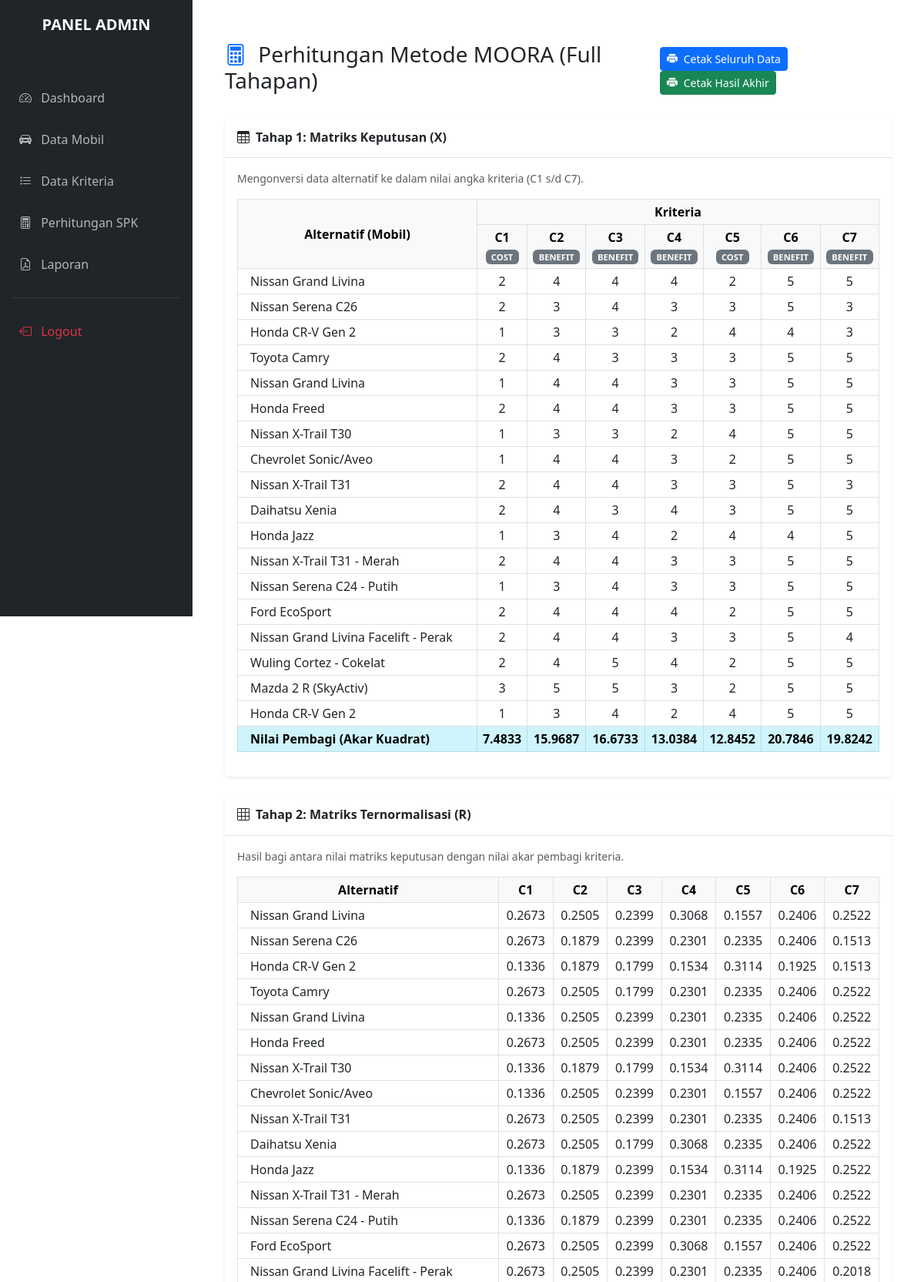
Page /admin/hitung_spk.php (signed in, upper part) on the committed database.
### tables this page shows
CREATE TABLE `tb_kriteria` (
  `id_kriteria` int(11) NOT NULL,
  `kode_kriteria` varchar(5) NOT NULL,
  `nama_kriteria` varchar(100) NOT NULL,
  `atribut` enum('benefit','cost') NOT NULL,
  `bobot` float NOT NULL
);

CREATE TABLE `tb_alternatif` (
  `id_mobil` int(11) NOT NULL,
  `nama_mobil` varchar(100) NOT NULL,
  `merek` varchar(50) NOT NULL,
  `harga_asli` bigint(20) DEFAULT NULL,
  `tahun` int(11) DEFAULT NULL,
  `jarak_tempuh` int(11) DEFAULT NULL,
  `pajak_kendaraan` varchar(50) DEFAULT NULL,
  `deskripsi` text NOT NULL,
  `foto_mobil` varchar(255) NOT NULL
);

### config/functions.php (called while the page is built, shortened)
<?php
require 'koneksi.php';
function query($query) {
    global $conn;
    $result = mysqli_query($conn, $query);
    $rows = [];
    while ($row = mysqli_fetch_assoc($result)) {
        $rows[] = $row;
    }
    return $rows;
}
function hitungMOORA() {
    $kriteria   = query("SELECT * FROM tb_kriteria ORDER BY id_kriteria ASC");
    $alternatif = query("SELECT * FROM tb_alternatif");
    $matriks_x = [];
    foreach ($alternatif as $alt) {
        $id_m = $alt['id_mobil'];
        $penilaian = query("SELECT * FROM tb_penilaian WHERE id_mobil = $id_m");
        foreach ($penilaian as $val) {
            $matriks_x[$id_m][$val['id_kriteria']] = $val['nilai'];
        }
    }
    $pembagi = [];
    foreach ($kriteria as $k) {
        $id_k = $k['id_kriteria'];
        $sum_kuadrat = 0;
        foreach ($alternatif as $alt) {
            $nilai = $matriks_x[$alt['id_mobil']][$id_k] ?? 0;
            $sum_kuadrat += pow($nilai, 2);
        }
        $pembagi[$id_k] = sqrt($sum_kuadrat);
    }
    $normalisasi = [];
    $ranking = [];
    foreach ($alternatif as $alt) {
        $id_m = $alt['id_mobil'];
        $total_benefit = 0;
        $total_cost = 0;
        foreach ($kriteria as $k) {
            $id_k = $k['id_kriteria'];
            $nilai_pembagi = ($pembagi[$id_k] == 0) ? 1 : $pembagi[$id_k];
            $r = ($matriks_x[$id_m][$id_k] ?? 0) / $nilai_pembagi;
            $normalisasi[$id_m][$id_k] = $r;
            $weighted = $r * $k['bobot'];
            if ($k['atribut'] == 'benefit') {
                $total_benefit += $weighted;
            } else {
                $total_cost += $weighted;
            }
        }
        $nilai_akhir = $total_benefit - $total_cost;
        $ranking[] = [
            'id_mobil'    => $id_m,
            'nama_mobil'  => $alt['nama_mobil'],
            'foto'        => $alt['foto_mobil'],
            'harga'       => $alt['harga_asli'],
            'nilai_akhir' => $nilai_akhir,
            'data'        => $alt
        ];
    }
    usort($ranking, function($a, $b) {
        return $b['nilai_akhir'] <=> $a['nilai_akhir'];
    });
    return [
        'kriteria'    => $kriteria,
        'alternatif'  => $alternatif,
        'matriks_x'   => $matriks_x,
        'pembagi'     => $pembagi,
        'normalisasi' => $normalisasi,
        'ranking'     => $ranking
    ];
}
?>

### admin/hitung_spk.php (the view, shortened to what this page needs)
<?php
include 'header.php';
$hasil = hitungMOORA();
$kriteria    = $hasil['kriteria'];
$alternatif  = $hasil['alternatif'];
$matriks_x   = $hasil['matriks_x'];
$pembagi     = $hasil['pembagi'];
$normalisasi = $hasil['normalisasi'];
?>
<div class="container mt-4">
    <div class="d-flex justify-content-between align-items-center mb-4">
        <h3><i class="bi bi-calculator me-2 text-primary"></i> Perhitungan Metode MOORA (Full Tahapan)</h3>
        <div>
            <a href="laporan_cetak_lengkap.php" target="_blank" class="btn btn-primary btn-sm me-2">
                <i class="bi bi-printer-fill me-1"></i> Cetak Seluruh Data
            </a>
            <a href="laporan_cetak.php" target="_blank" class="btn btn-success btn-sm">
                <i class="bi bi-printer-fill me-1"></i> Cetak Hasil Akhir
            </a>
        </div>
    </div>
    <div class="card shadow-sm border-0 mb-4">
        <div class="card-header bg-white border-bottom py-3">
            <h6 class="mb-0 fw-bold text-dark"><i class="bi bi-table me-2"></i>Tahap 1: Matriks Keputusan (X)</h6>
        </div>
        <div class="card-body table-responsive">
            <p class="small text-muted">Mengonversi data alternatif ke dalam nilai angka kriteria (C1 s/d C7).</p>
            <table class="table table-bordered table-sm text-center align-middle">
                <thead class="table-light">
                    <tr>
                        <th rowspan="2" class="align-middle">Alternatif (Mobil)</th>
                        <th colspan="<?= count($kriteria); ?>">Kriteria</th>
                    </tr>
                    <tr>
                        <?php foreach($kriteria as $k): ?>
                            <th title="<?= $k['nama_kriteria']; ?>">
                                <?= $k['kode_kriteria']; ?><br>
                                <span class="badge bg-secondary" style="font-size: 0.7rem;"><?= strtoupper($k['atribut']); ?></span>
                            </th>
                        <?php endforeach; ?>
                    </tr>
                </thead>
                <tbody>
                    <?php foreach($alternatif as $alt): ?>
                    <tr>
                        <td class="text-start ps-3 fw-medium"><?= $alt['nama_mobil']; ?></td>
                        <?php foreach($kriteria as $k): ?>
                            <td>
                                <?php
                                $nilai = $matriks_x[$alt['id_mobil']][$k['id_kriteria']] ?? 0;
                                echo ($k['id_kriteria'] == 1 || $k['id_kriteria'] == 5) ? number_format($nilai, 0, ',', '.') : $nilai;
                                ?>
                            </td>
                        <?php endforeach; ?>
                    </tr>
                    <?php endforeach; ?>
                    <tr class="table-info fw-bold">
                        <td class="text-start ps-3">Nilai Pembagi (Akar Kuadrat)</td>
                        <?php foreach($kriteria as $k): ?>
                            <td><?= number_format($pembagi[$k['id_kriteria']], 4); ?></td>
                        <?php endforeach; ?>
                    </tr>
                </tbody>
            </table>
        </div>
    </div>
    <div class="card shadow-sm border-0 mb-4">
        <div class="card-header bg-white border-bottom py-3">
            <h6 class="mb-0 fw-bold text-dark"><i class="bi bi-grid-3x3 me-2"></i>Tahap 2: Matriks Ternormalisasi (R)</h6>
        </div>
        <div class="card-body table-responsive">
            <p class="small text-muted">Hasil bagi antara nilai matriks keputusan dengan nilai akar pembagi kriteria.</p>
            <table class="table table-bordered table-sm text-center align-middle">
                <thead class="table-light">
                    <tr>
                        <th>Alternatif</th>
                        <?php foreach($kriteria as $k): ?>
                            <th><?= $k['kode_kriteria']; ?></th>
                        <?php endforeach; ?>
                    </tr>
                </thead>
                <tbody>
                    <?php foreach($alternatif as $alt): ?>
                    <tr>
                        <td class="text-start ps-3 fw-medium"><?= $alt['nama_mobil']; ?></td>
                        <?php foreach($kriteria as $k): ?>
                            <td>
                                <?php
                                $norm = $normalisasi[$alt['id_mobil']][$k['id_kriteria']] ?? 0;
                                echo number_format($norm, 4);
                                ?>
                            </td>
                        <?php endforeach; ?>
                    </tr>
                    <?php endforeach; ?>
                </tbody>
            </table>
        </div>
    </div>
</div>
<?php include 'footer.php'; ?>

### rows in the picture
tb_kriteria: kode_kriteria "C1", atribut "COST", id_kriteria "7.4833"
tb_kriteria: kode_kriteria "C2", atribut "BENEFIT", id_kriteria "15.9687"
tb_kriteria: kode_kriteria "C3", atribut "BENEFIT", id_kriteria "16.6733"
tb_kriteria: kode_kriteria "C4", atribut "BENEFIT", id_kriteria "13.0384"
tb_kriteria: kode_kriteria "C5", atribut "COST", id_kriteria "12.8452"
tb_kriteria: kode_kriteria "C6", atribut "BENEFIT", id_kriteria "20.7846"
tb_kriteria: kode_kriteria "C7", atribut "BENEFIT", id_kriteria "19.8242"
tb_alternatif: nama_mobil "Nissan Grand Livina", id_mobil.id_kriteria "2", id_mobil.id_kriteria "4", id_mobil.id_kriteria "5", id_mobil.id_kriteria "0.2673", id_mobil.id_kriteria "0.2505", id_mobil.id_kriteria "0.2399", id_mobil.id_kriteria "0.3068", id_mobil.id_kriteria "0.1557", id_mobil.id_kriteria "0.2406", id_mobil.id_kriteria "0.2522"
tb_alternatif: nama_mobil "Nissan Serena C26", id_mobil.id_kriteria "2", id_mobil.id_kriteria "3", id_mobil.id_kriteria "4", id_mobil.id_kriteria "5", id_mobil.id_kriteria "0.2673", id_mobil.id_kriteria "0.1879", id_mobil.id_kriteria "0.2399", id_mobil.id_kriteria "0.2301", id_mobil.id_kriteria "0.2335", id_mobil.id_kriteria "0.2406", id_mobil.id_kriteria "0.1513"
tb_alternatif: nama_mobil "Honda CR-V Gen 2", id_mobil.id_kriteria "1", id_mobil.id_kriteria "3", id_mobil.id_kriteria "2", id_mobil.id_kriteria "4", id_mobil.id_kriteria "0.1336", id_mobil.id_kriteria "0.1879", id_mobil.id_kriteria "0.1799", id_mobil.id_kriteria "0.1534", id_mobil.id_kriteria "0.3114", id_mobil.id_kriteria "0.1925", id_mobil.id_kriteria "0.1513"
tb_alternatif: nama_mobil "Toyota Camry", id_mobil.id_kriteria "2", id_mobil.id_kriteria "4", id_mobil.id_kriteria "3", id_mobil.id_kriteria "5", id_mobil.id_kriteria "0.2673", id_mobil.id_kriteria "0.2505", id_mobil.id_kriteria "0.1799", id_mobil.id_kriteria "0.2301", id_mobil.id_kriteria "0.2335", id_mobil.id_kriteria "0.2406", id_mobil.id_kriteria "0.2522"
tb_alternatif: nama_mobil "Nissan Grand Livina", id_mobil.id_kriteria "1", id_mobil.id_kriteria "4", id_mobil.id_kriteria "3", id_mobil.id_kriteria "5", id_mobil.id_kriteria "0.1336", id_mobil.id_kriteria "0.2505", id_mobil.id_kriteria "0.2399", id_mobil.id_kriteria "0.2301", id_mobil.id_kriteria "0.2335", id_mobil.id_kriteria "0.2406", id_mobil.id_kriteria "0.2522"
tb_alternatif: nama_mobil "Honda Freed", id_mobil.id_kriteria "2", id_mobil.id_kriteria "4", id_mobil.id_kriteria "3", id_mobil.id_kriteria "5", id_mobil.id_kriteria "0.2673", id_mobil.id_kriteria "0.2505", id_mobil.id_kriteria "0.2399", id_mobil.id_kriteria "0.2301", id_mobil.id_kriteria "0.2335", id_mobil.id_kriteria "0.2406", id_mobil.id_kriteria "0.2522"
tb_alternatif: nama_mobil "Nissan X-Trail T30", id_mobil.id_kriteria "1", id_mobil.id_kriteria "3", id_mobil.id_kriteria "2", id_mobil.id_kriteria "4", id_mobil.id_kriteria "5", id_mobil.id_kriteria "0.1336", id_mobil.id_kriteria "0.1879", id_mobil.id_kriteria "0.1799", id_mobil.id_kriteria "0.1534", id_mobil.id_kriteria "0.3114", id_mobil.id_kriteria "0.2406", id_mobil.id_kriteria "0.2522"
tb_alternatif: nama_mobil "Chevrolet Sonic/Aveo", id_mobil.id_kriteria "1", id_mobil.id_kriteria "4", id_mobil.id_kriteria "3", id_mobil.id_kriteria "2", id_mobil.id_kriteria "5", id_mobil.id_kriteria "0.1336", id_mobil.id_kriteria "0.2505", id_mobil.id_kriteria "0.2399", id_mobil.id_kriteria "0.2301", id_mobil.id_kriteria "0.1557", id_mobil.id_kriteria "0.2406", id_mobil.id_kriteria "0.2522"
tb_alternatif: nama_mobil "Nissan X-Trail T31", id_mobil.id_kriteria "2", id_mobil.id_kriteria "4", id_mobil.id_kriteria "3", id_mobil.id_kriteria "5", id_mobil.id_kriteria "0.2673", id_mobil.id_kriteria "0.2505", id_mobil.id_kriteria "0.2399", id_mobil.id_kriteria "0.2301", id_mobil.id_kriteria "0.2335", id_mobil.id_kriteria "0.2406", id_mobil.id_kriteria "0.1513"
tb_alternatif: nama_mobil "Daihatsu Xenia", id_mobil.id_kriteria "2", id_mobil.id_kriteria "4", id_mobil.id_kriteria "3", id_mobil.id_kriteria "5", id_mobil.id_kriteria "0.2673", id_mobil.id_kriteria "0.2505", id_mobil.id_kriteria "0.1799", id_mobil.id_kriteria "0.3068", id_mobil.id_kriteria "0.2335", id_mobil.id_kriteria "0.2406", id_mobil.id_kriteria "0.2522"
tb_alternatif: nama_mobil "Honda Jazz", id_mobil.id_kriteria "1", id_mobil.id_kriteria "3", id_mobil.id_kriteria "4", id_mobil.id_kriteria "2", id_mobil.id_kriteria "5", id_mobil.id_kriteria "0.1336", id_mobil.id_kriteria "0.1879", id_mobil.id_kriteria "0.2399", id_mobil.id_kriteria "0.1534", id_mobil.id_kriteria "0.3114", id_mobil.id_kriteria "0.1925", id_mobil.id_kriteria "0.2522"
tb_alternatif: nama_mobil "Nissan X-Trail T31 - Merah", id_mobil.id_kriteria "2", id_mobil.id_kriteria "4", id_mobil.id_kriteria "3", id_mobil.id_kriteria "5", id_mobil.id_kriteria "0.2673", id_mobil.id_kriteria "0.2505", id_mobil.id_kriteria "0.2399", id_mobil.id_kriteria "0.2301", id_mobil.id_kriteria "0.2335", id_mobil.id_kriteria "0.2406", id_mobil.id_kriteria "0.2522"
tb_alternatif: nama_mobil "Nissan Serena C24 - Putih", id_mobil.id_kriteria "1", id_mobil.id_kriteria "3", id_mobil.id_kriteria "4", id_mobil.id_kriteria "5", id_mobil.id_kriteria "0.1336", id_mobil.id_kriteria "0.1879", id_mobil.id_kriteria "0.2399", id_mobil.id_kriteria "0.2301", id_mobil.id_kriteria "0.2335", id_mobil.id_kriteria "0.2406", id_mobil.id_kriteria "0.2522"
tb_alternatif: nama_mobil "Ford EcoSport", id_mobil.id_kriteria "2", id_mobil.id_kriteria "4", id_mobil.id_kriteria "5", id_mobil.id_kriteria "0.2673", id_mobil.id_kriteria "0.2505", id_mobil.id_kriteria "0.2399", id_mobil.id_kriteria "0.3068", id_mobil.id_kriteria "0.1557", id_mobil.id_kriteria "0.2406", id_mobil.id_kriteria "0.2522"
tb_alternatif: nama_mobil "Nissan Grand Livina Facelift - Perak", id_mobil.id_kriteria "2", id_mobil.id_kriteria "4", id_mobil.id_kriteria "3", id_mobil.id_kriteria "5", id_mobil.id_kriteria "0.2673", id_mobil.id_kriteria "0.2505", id_mobil.id_kriteria "0.2399", id_mobil.id_kriteria "0.2301", id_mobil.id_kriteria "0.2335", id_mobil.id_kriteria "0.2406", id_mobil.id_kriteria "0.2018"
tb_alternatif: nama_mobil "Wuling Cortez - Cokelat", id_mobil.id_kriteria "2", id_mobil.id_kriteria "4", id_mobil.id_kriteria "5"
tb_alternatif: nama_mobil "Mazda 2 R (SkyActiv)", id_mobil.id_kriteria "3", id_mobil.id_kriteria "5", id_mobil.id_kriteria "2"
tb_alternatif: nama_mobil "Honda CR-V Gen 2", id_mobil.id_kriteria "1", id_mobil.id_kriteria "3", id_mobil.id_kriteria "4", id_mobil.id_kriteria "2", id_mobil.id_kriteria "5"

### other values in the picture
$_SESSION['role'] "ADMIN"
